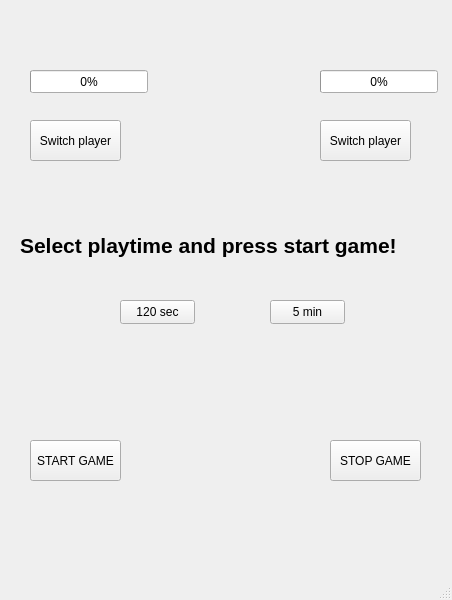
<?xml version="1.0" encoding="UTF-8"?>
<ui version="4.0">
 <class>MainWindow</class>
 <widget class="QMainWindow" name="MainWindow">
  <property name="geometry">
   <rect>
    <x>0</x>
    <y>0</y>
    <width>452</width>
    <height>600</height>
   </rect>
  </property>
  <property name="windowTitle">
   <string>MainWindow</string>
  </property>
  <widget class="QWidget" name="centralwidget">
   <widget class="QPushButton" name="btnSwitch1">
    <property name="geometry">
     <rect>
      <x>30</x>
      <y>120</y>
      <width>91</width>
      <height>41</height>
     </rect>
    </property>
    <property name="text">
     <string>Switch player</string>
    </property>
   </widget>
   <widget class="QPushButton" name="btnSwitch2">
    <property name="geometry">
     <rect>
      <x>320</x>
      <y>120</y>
      <width>91</width>
      <height>41</height>
     </rect>
    </property>
    <property name="text">
     <string>Switch player</string>
    </property>
   </widget>
   <widget class="QPushButton" name="btn120">
    <property name="geometry">
     <rect>
      <x>120</x>
      <y>300</y>
      <width>75</width>
      <height>24</height>
     </rect>
    </property>
    <property name="text">
     <string>120 sec</string>
    </property>
   </widget>
   <widget class="QPushButton" name="btn5">
    <property name="geometry">
     <rect>
      <x>270</x>
      <y>300</y>
      <width>75</width>
      <height>24</height>
     </rect>
    </property>
    <property name="text">
     <string>5 min</string>
    </property>
   </widget>
   <widget class="QPushButton" name="btnStart">
    <property name="geometry">
     <rect>
      <x>30</x>
      <y>440</y>
      <width>91</width>
      <height>41</height>
     </rect>
    </property>
    <property name="text">
     <string>START GAME</string>
    </property>
   </widget>
   <widget class="QPushButton" name="btnStop">
    <property name="geometry">
     <rect>
      <x>330</x>
      <y>440</y>
      <width>91</width>
      <height>41</height>
     </rect>
    </property>
    <property name="text">
     <string>STOP GAME</string>
    </property>
   </widget>
   <widget class="QLabel" name="labelStatus">
    <property name="geometry">
     <rect>
      <x>20</x>
      <y>210</y>
      <width>411</width>
      <height>71</height>
     </rect>
    </property>
    <property name="font">
     <font>
      <family>Tahoma</family>
      <pointsize>16</pointsize>
      <bold>true</bold>
     </font>
    </property>
    <property name="text">
     <string>Select playtime and press start game! </string>
    </property>
   </widget>
   <widget class="QProgressBar" name="progressBar1">
    <property name="geometry">
     <rect>
      <x>30</x>
      <y>70</y>
      <width>118</width>
      <height>23</height>
     </rect>
    </property>
    <property name="value">
     <number>0</number>
    </property>
   </widget>
   <widget class="QProgressBar" name="progressBar2">
    <property name="geometry">
     <rect>
      <x>320</x>
      <y>70</y>
      <width>118</width>
      <height>23</height>
     </rect>
    </property>
    <property name="value">
     <number>0</number>
    </property>
   </widget>
  </widget>
  <widget class="QMenuBar" name="menubar">
   <property name="geometry">
    <rect>
     <x>0</x>
     <y>0</y>
     <width>452</width>
     <height>22</height>
    </rect>
   </property>
  </widget>
  <widget class="QStatusBar" name="statusbar"/>
 </widget>
 <resources/>
 <connections/>
</ui>
